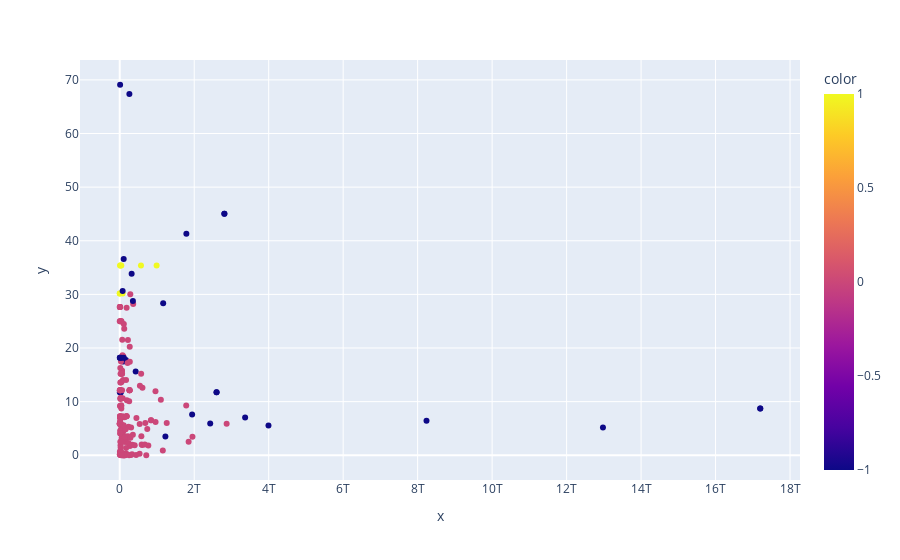

Notebook code cell kept with this figure:
### Code cell
fig = px.scatter(x=gdp, y=ren, color=df['cluster'])
fig.show()

### Figure 1 — Plotly figure (JSON) as saved in the notebook; plotly's stock layout.template omitted (floating-point values rounded to 4 significant figures; data arrays with more than 128 entries replaced by an {"elided": "..."} marker saying what was removed)
{"data": [{"hovertemplate": "x=%{x}<br>y=%{y}<br>color=%{marker.color}<extra></extra>", "legendgroup": "", "marker": {"color": {"elided": "220 int values"}, "coloraxis": "coloraxis", "symbol": "circle"}, "mode": "markers", "name": "", "orientation": "v", "showlegend": false, "type": "scatter", "x": {"elided": "220 float values"}, "xaxis": "x", "y": {"elided": "220 float values"}, "yaxis": "y"}], "layout": {"coloraxis": {"colorbar": {"title": {"text": "color"}}, "colorscale": [[0, "#0d0887"], [0.1111, "#46039f"], [0.2222, "#7201a8"], [0.3333, "#9c179e"], [0.4444, "#bd3786"], [0.5556, "#d8576b"], [0.6667, "#ed7953"], [0.7778, "#fb9f3a"], [0.8889, "#fdca26"], [1, "#f0f921"]]}, "legend": {"tracegroupgap": 0}, "margin": {"t": 60}, "xaxis": {"anchor": "y", "domain": [0, 1], "title": {"text": "x"}}, "yaxis": {"anchor": "x", "domain": [0, 1], "title": {"text": "y"}}}}
